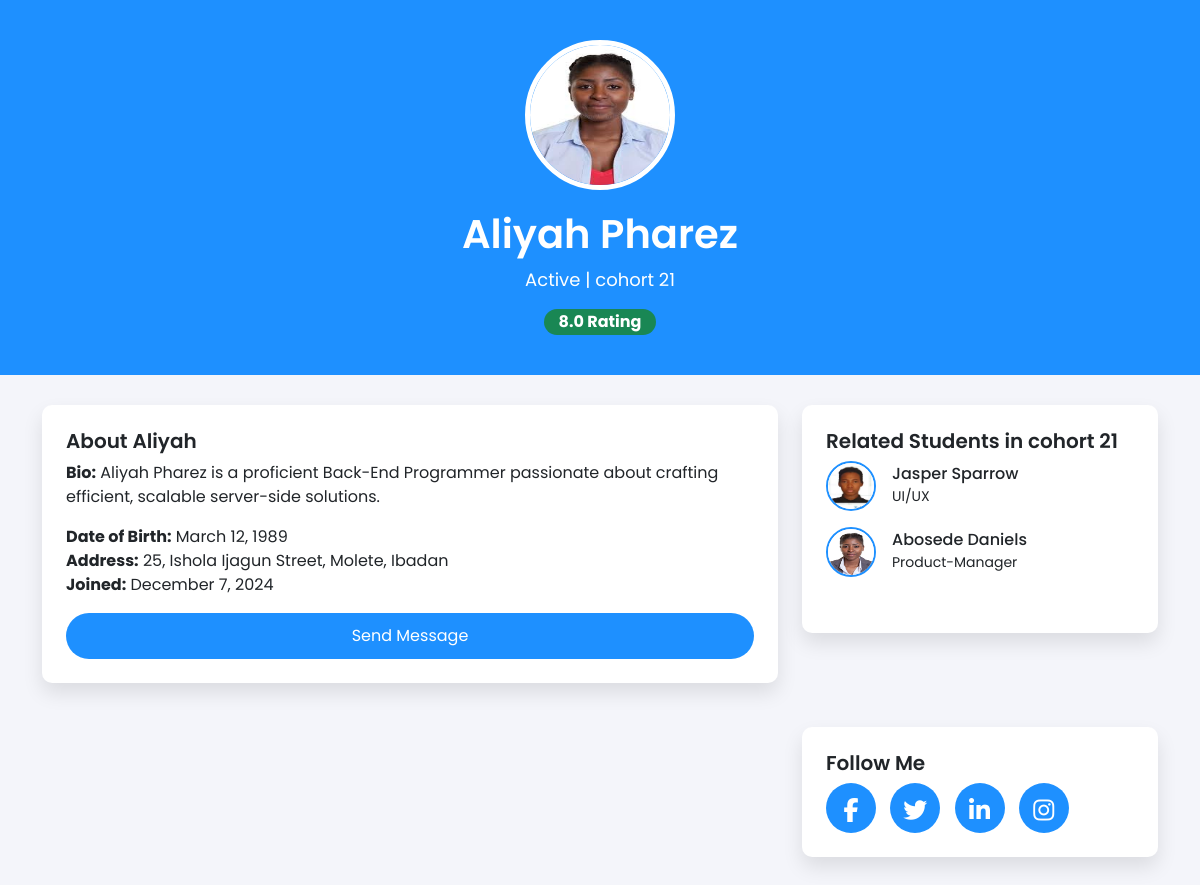
The page /profile/aliyah-pharez-342085760 on the database its author committed.
### students/models.py (models this page shows, shortened)
class Student(models.Model):
  username = models.CharField(max_length=100,unique=True)
  first_name = models.CharField(max_length=100)
  last_name = models.CharField(max_length=100)
  student_type = models.CharField(max_length=9, choices=student_position, default='Student')
  status = models.BooleanField(default=True)
  email = models.EmailField(max_length=254, unique=True, validators=[mail_validator])
  phone = models.CharField(max_length=11, null=True, blank=True)
  slug = models.SlugField(unique=True, blank=True, editable=False)

class Student_Profile(models.Model):
  student = models.OneToOneField(Student, on_delete=models.CASCADE)
  bio = models.TextField()
  DOB = models.DateField()
  address = models.CharField(max_length=500)
  rating = models.FloatField(default=0.0)
  profile_picture = models.ImageField(upload_to='student_profile')
  date_join = models.DateTimeField(auto_now_add=True)

class Cohort_Group(models.Model):
  name = models.CharField(max_length=100)
  date_join = models.DateTimeField(auto_now_add=True)
  students = models.ManyToManyField(Student)

class Program(models.Model):
  courses = models.CharField(max_length=500)
  grade = models.IntegerField(default=0)
  student = models.ForeignKey(Student, on_delete=models.CASCADE)

### students/views.py (the view)
# urls.py: path('profile/<slug:slug>', views.get_profile_from_student, name='student_profile'),
def get_profile_from_student(request, slug):
    student = get_object_or_404(Student, slug=slug)
    context = {
        'student': student
    }
    return render(request, 'blog/studentprofile.html', context)

### templates/blog/studentprofile.html (shortened to what this page needs)
{% load static %}
<!DOCTYPE html>
<html lang="en">
  <head>
    <link
      href="https://cdn.jsdelivr.net/npm/bootstrap@5.0.2/dist/css/bootstrap.min.css"
      rel="stylesheet"
 />
    <link
      href="https://cdn.jsdelivr.net/npm/bootstrap@5.3.0-alpha1/dist/css/bootstrap.min.css"
      rel="stylesheet" />
    <link
      rel="stylesheet"
      href="https://cdnjs.cloudflare.com/ajax/libs/font-awesome/6.6.0/css/all.min.css" />
    <link rel="stylesheet" href="{% static 'CSS/profile.css' %}" />
  </head>
  <body>
    <section class="profile-header">
      <div class="container text-center">
        {% if student.student_profile.profile_picture %}
        <img
          src="{{ student.student_profile.profile_picture.url }}"
          alt="{{ student.first_name }} {{ student.last_name }}'s Profile Picture"
          class="profile-picture" />
        {% endif %}
        <h1>{{ student.first_name |default:'Unknow' }} {{ student.last_name |default:'Unkwon' }}</h1>
        <p>
          {{ student.status|yesno:"Active,Inactive" }} | {% if student.cohort_group_set.exists %}
          {% for cohort in student.cohort_group_set.all %}
            {{ cohort.name }}
          {% endfor %}
        {% else %}
          <p>No Cohort</p>
        {% endif %}
        {% if student.student_profile.rating <= 3 %}
        <span class="badge badge-custom bg-danger">
          {{ student.student_profile.rating|default:'0.0' }} Rating
        </span>
        {% elif student.student_profile.rating <= 5 %}
        <span class="badge badge-custom bg-warning">
          {{ student.student_profile.rating|default:'0.0' }} Rating
        </span>
        {% else %}
        <span class="badge badge-custom bg-success">
          {{ student.student_profile.rating|default:'0.0' }} Rating
        </span>
        {% endif %}
      </div>
    </section>
    <section class="profile-content">
      <div class="container">
        <div class="row">
          <div class="col-md-8">
            <div class="card p-4">
              <h5>About {{ student.first_name }}</h5>
              <p><strong>Bio:</strong> {{ student.student_profile.bio }}</p>
              <p>
                <strong>Date of Birth:</strong> {{ student.student_profile.DOB |date:"F j, Y" }} <br />
                <strong>Address:</strong> {{ student.student_profile.address }}
                <br />
                <strong>Joined:</strong> {{ student.student_profile.date_join |date:"F j, Y" }}
              </p>
              <button
                class="btn btn-custom"
                data-bs-toggle="modal"
                data-bs-target="#exampleModal">
                Send Message
              </button>
            </div>
          </div>
          <div class="col-md-4">
            <div class="card p-4">
              {% if student.cohort_group_set.all %}
              {% for related in student.cohort_group_set.all %}
              <h5>Related Students in {{ related.name }}</h5>
              <ul class="list-unstyled">
                {% for member in related.students.all %}
                {% if member != student %}
                <li class="d-flex align-items-center mb-3">
                  {% if member.student_profile.profile_picture %}
                  <img
                    src="{{ member.student_profile.profile_picture.url }}"
                    alt="{{ member.username }}'s Picture"
                    width="80"
                    height="80"
                    class="related-student-img" />
                  {% endif %}
                  <div class="ms-3">
                    <h6 class="mb-0">
                      {{ member.first_name }} {{ member.last_name }}
                    </h6>
                    <small>
                      {% for program in member.program_set.all %}
                      {{ program.courses }}
                      {% endfor %}
                    </small>
                  </div>
                </li>
                {% endif %}
                {% endfor %}
              </ul>
              {% endfor %}
              {% else %}
              <h5>Student has No cohort yet</h5>
              {% endif %}
            </div>
          </div>
        </div>
        <div class="row mt-4">
          <div class="col-md-8">
          </div>
          <div class="col-md-4">
            <div class="card p-4">
              <h5>Follow Me</h5>
              <div class="follow-links">
                <a href="#"><i class="fab fa-facebook-f"></i></a>
                <a href="#"><i class="fab fa-twitter"></i></a>
                <a href="#"><i class="fab fa-linkedin-in"></i></a>
                <a href="#"><i class="fab fa-instagram"></i></a>
              </div>
            </div>
          </div>
        </div>
      </div>
    </section>
  </body>
</html>

### staticfiles/css/profile.css (style rules this page uses)
body { font-family: 'Poppins', sans-serif; background-color: #f4f5fa; }
.profile-header { background: dodgerblue; color: white; padding: 40px 0; text-align: center; }
.profile-header img { border-radius: 50%; border: 5px solid white; width: 150px; height: 150px; }
.profile-header h1 { font-weight: 600; margin-top: 20px; }
.profile-header p { font-size: 18px; color: white; }
.profile-content { padding: 30px; }
.profile-content .card { background: white; box-shadow: 0px 10px 20px rgba(0, 0, 0, 0.1); border: none; border-radius: 10px; margin-bottom: 20px; }
.profile-content .card h5 { font-weight: 600; }
.badge-custom { background-color: lightgreen; color: white; font-size: 16px; padding: 5px 15px; border-radius: 20px; }
.related-student-img { width: 50px; height: 50px; border-radius: 50%; border: 2px solid dodgerblue; }
.btn-custom { background-color: dodgerblue; color: white; padding: 10px 20px; border-radius: 25px; }
.follow-links a { display: inline-block; margin-right: 10px; color: white; font-size: 24px; background-color: dodgerblue; padding: 10px; border-radius: 50%; width: 50px; height: 50px; text-align: center; }

### rows shown on the page
Student: student_profile.profile_picture (picture), first_name "Aliyah", last_name "Pharez", status "Active", student_profile.rating "8.0", student_profile.bio "Aliyah Pharez is a proficient Back-End Programmer passionate about crafting efficient, scalable server-side solutions.", student_profile.DOB "March 12, 1989", student_profile.address "25, Ishola Ijagun Street, Molete, Ibadan", student_profile.date_join "December 7, 2024"
Cohort_Group: name "cohort 21"
Student: student_profile.profile_picture (picture), first_name "Jasper", last_name "Sparrow"
Program: courses "UI/UX"
Student: student_profile.profile_picture (picture), first_name "Abosede", last_name "Daniels"
Program: courses "Product-Manager"
